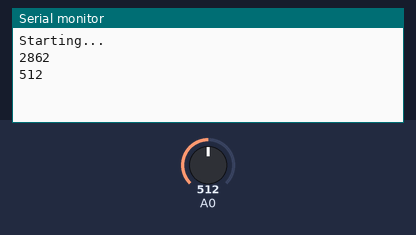
A sketch run on a simulated Arduino Uno, built with avr-gcc and run on an emulated ATmega328P. Parts: the last lines printed to the serial monitor. The test bench sets the inputs (shaded band); at power-on: A0 = 512.

Above: at 1.2 s.
1.3 s: A0 set to 716
At 2.6 s:
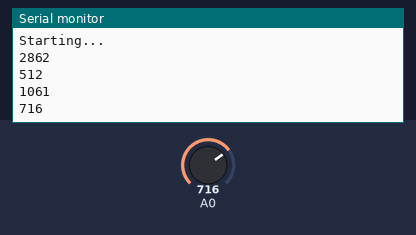
2.8 s: A0 set to 900
At 3.8 s:
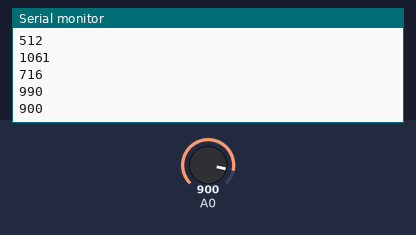
Timing chart, 0 to 5.8 s (numbered marks = the images above; inputs shaded):
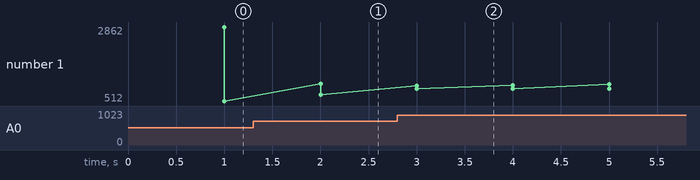

The sketch:

analogReadBasic.ino
```cpp
unsigned long time;
unsigned long count;

void setup() {
  Serial.begin(115200); // start talking to the computer
  Serial.println("Starting...");
  time = millis();
  count = 0;
}

// sample rate: 8.3 kHz
// http://arduino.cc/en/Reference/analogRead
void loop() {
  int sample = analogRead(A0); // read from analog input 0
  count++;
  unsigned long delta = millis() - time;
  if(delta >= 1000) {
    Serial.println(count);
    Serial.println(sample);
    time = millis();
    count = 0;
  }
}
```

Measured:
- after the input at 1.3 s, the serial monitor: prints a new line after 0.70 s (image 1)
- after the input at 2.8 s, the serial monitor: prints a new line after 0.20 s (image 2)
- plotted number 1: 512 → 716 after the input at 1.3 s, 716 → 900 after the input at 2.8 s
